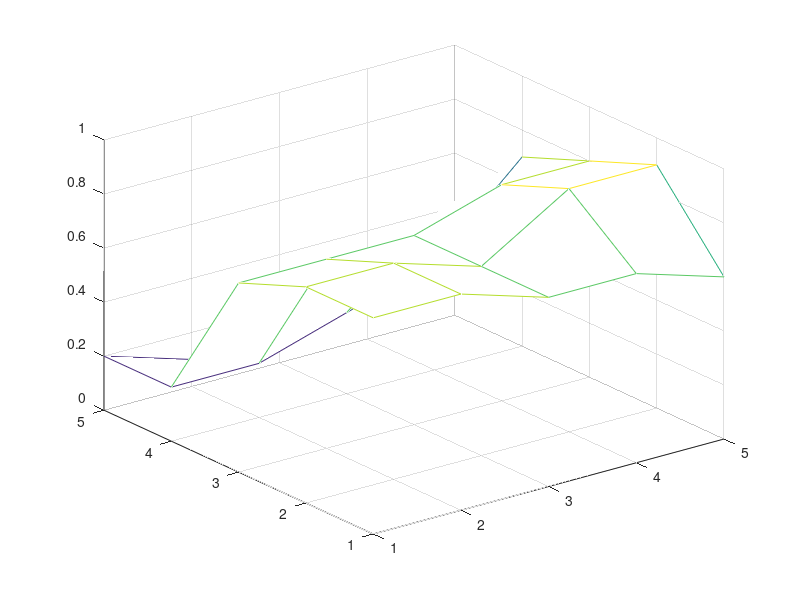
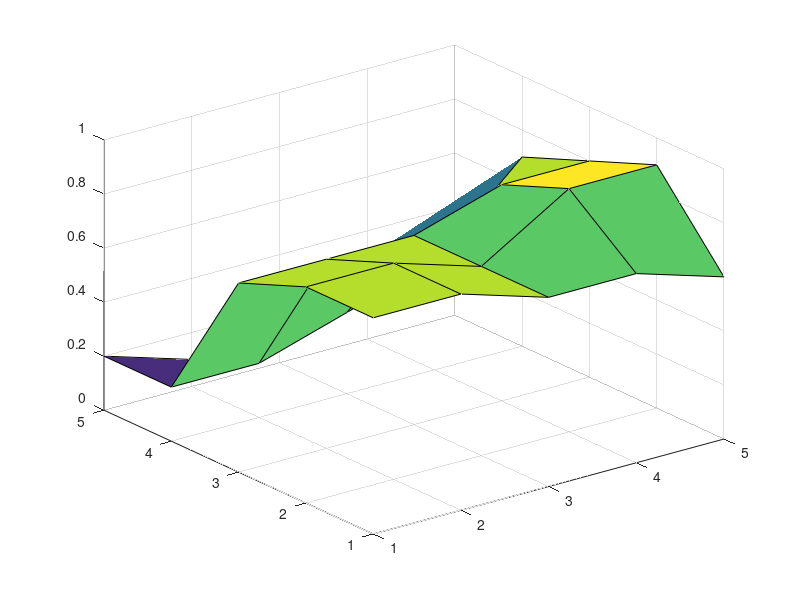

The MATLAB script that drew these images, in order:
clear all, close all, clc

A = [0.8, 0.8, 0.7, 0.7, 0.6;0.8, 0.8, 0.7, 0.9, 0.9;0.7, 0.7, 0.7, 0.8, 0.8;0.2, 0.2, 0.3, 0.4, 0.7;0.2, 0.1, 0.3, 0.3, 0.3];

figure, mesh(A);

figure, surf(A);
